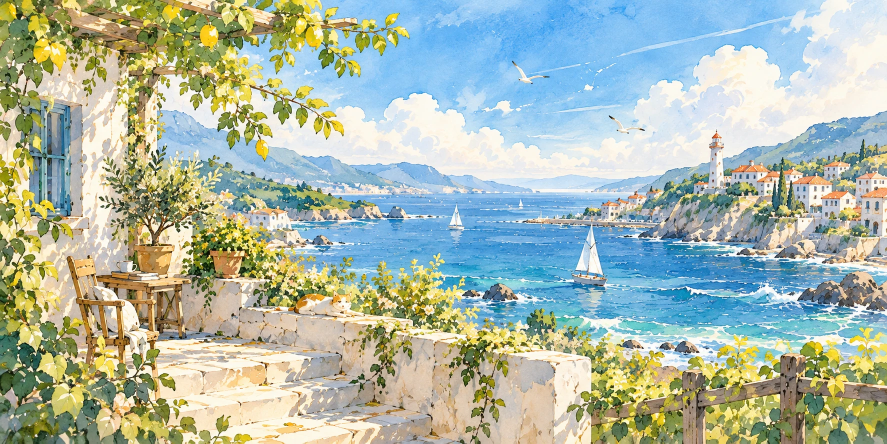
#> input picture site/assets/hero/hero-seaside-desktop.webp, 1774 x 887 px (shown at 1/2 size)
$ python -i prepare-assets.py   (imports and definitions only)
#> lines starting #> are read from the running program, lines starting #| are printed output that depends on the picture; after the words box and inside, x2 and y2 are one past the last pixel; in counts of white or black regions, pixels touching at a corner belong together
#> further down, picture is the input picture: PIL image 1774x887 RGB; mean R, G, B 171, 184.4, 169.8
"""把首页用到的美术素材从 art-resources 复制到 site/assets，并生成较小的响应式版本。

第三批（V3）透明素材另做修整：裁掉相邻物件的碎片，清除纸张四周残留的底色，再存为带透明通道的 WebP。
原始素材目录保持不变。重复运行会覆盖 site/assets 中生成的文件。
用法：python scripts/prepare-assets.py   （需要 Pillow）
"""
from collections import deque
from pathlib import Path
import shutil

from PIL import Image, ImageChops, ImageFilter

ROOT = Path(__file__).resolve().parent.parent
SRC = ROOT / "art-resources/qiyu-dev-art-assets-v1/qiyu-dev-art-assets/assets"
SRC_V3 = ROOT / "art-resources/qiyu-watercolor-assets-v3/assets/ready"
OUT = ROOT / "site/assets"

# 原样复制的文件
COPY = [
    "hero/hero-seaside-desktop.webp",
    "hero/hero-seaside-mobile-crop.webp",
    "covers/sea-cover.webp",
    "covers/breeze-cover-temp.webp",
    "decor/lemon-branch.png",
    "decor/seagull.png",
    "decor/sailboat.png",
    "decor/watercolor-cloud.png",
    "scenes/sea-watercolor-desktop.webp",
    "scenes/sea-watercolor-mobile.webp",
]

# 额外生成的缩小版本：(源文件, 目标宽度)
RESIZE = [
    ("hero/hero-seaside-desktop.webp", 1200),
    ("covers/sea-cover.webp", 800),
    ("covers/breeze-cover-temp.webp", 800),
]

# V3 素材：(源文件, 输出文件, 裁切框或 None, 是否清除边缘底色)
# 裁切框用来去掉拼版时压进来的相邻物件；清除底色从图片边缘向内泛洪，遇到纸张较深的毛边即停止。
V3 = [
    ("travel/coastal-postcard.png", "journal/postcard.webp", (6, 0, 385, 280), True),
    ("travel/folded-map.png", "journal/map.webp", (14, 0, 373, 444), True),
    ("travel/blue-washi-tape.png", "journal/washi-tape.webp", None, False),
    ("ocean/standing-seagull.png", "decor/perched-gull.webp", (0, 0, 240, 194), False),  # 只留到脚下，见 feet_only
]


# [39 lines left out: functions feet_only, solid_body, not called in this run]


def clear_backdrop(im: Image.Image) -> Image.Image:
    """把从边缘连通、颜色浅且低饱和的残留底色变成透明，并柔化边界。"""
    im = im.convert("RGBA")
    w, h = im.size
#> w = 1774; h = 887
    px = im.load()

    def is_backdrop(x, y):
        r, g, b, a = px[x, y]
        return a < 40 or (min(r, g, b) > 196 and max(r, g, b) - min(r, g, b) < 36)

    seen = bytearray(w * h)
    queue = deque()
    for x in range(w):
        queue.extend([(x, 0), (x, h - 1)])
    for y in range(h):
        queue.extend([(0, y), (w - 1, y)])
    while queue:
        x, y = queue.popleft()
        i = y * w + x
        if seen[i] or not is_backdrop(x, y):
            continue
        seen[i] = 1
        if x > 0: queue.append((x - 1, y))
        if x < w - 1: queue.append((x + 1, y))
        if y > 0: queue.append((x, y - 1))
        if y < h - 1: queue.append((x, y + 1))
#> this loop made 722152 passes
#> (x, y, i, r in is_backdrop, g in is_backdrop, b in is_backdrop) on passes 2 to 4: (0, 886, 1571764, 124, 142, 120), (1, 0, 1, 120, 126, 78), (1, 886, 1571765, 123, 140, 119)

    keep = Image.frombytes("L", (w, h), bytes(0 if v else 255 for v in seen))
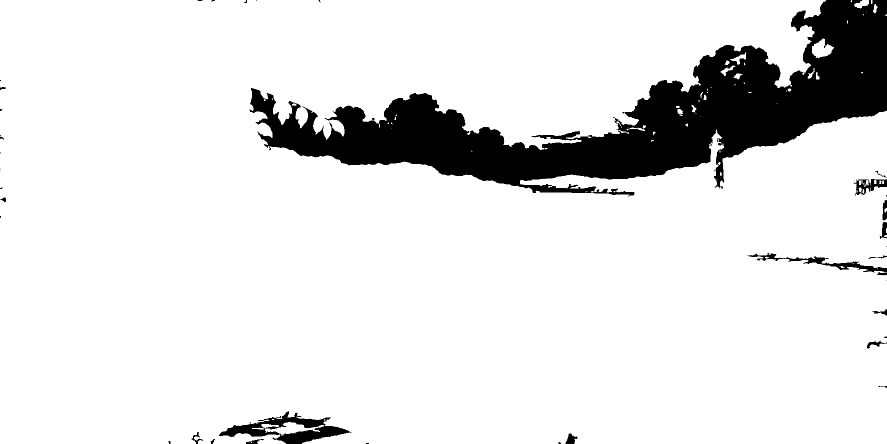
#> keep: PIL image 1774x887 L (shown at 1/2 size); 88.6% white; 41 black regions (22 under 20 px), largest, box (x1, y1, x2, y2) and area: (499, 0, 1774, 393) 167917, (438, 822, 703, 887) 6322, (1495, 505, 1774, 545) 2075
    keep = keep.filter(ImageFilter.MinFilter(3)).filter(ImageFilter.GaussianBlur(0.8))
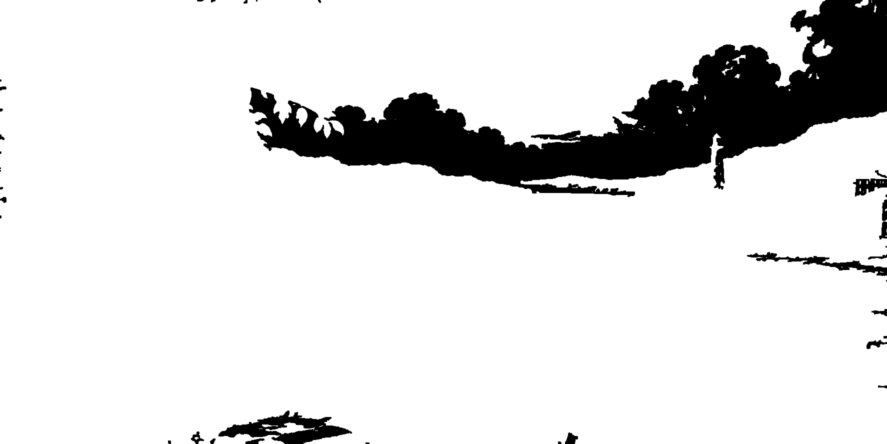
#> keep: PIL image 1774x887 L (shown at 1/2 size); min 0, max 255, mean 223.9
    im.putalpha(ImageChops.darker(im.getchannel("A"), keep))
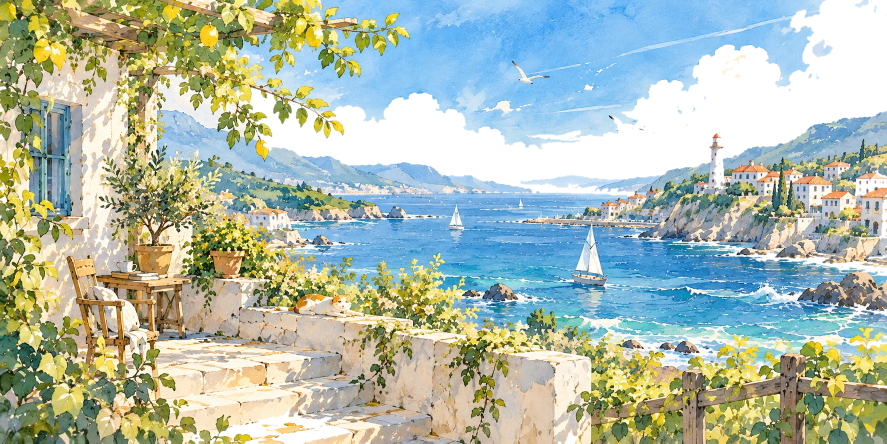
#> im: PIL image 1774x887 RGBA (shown at 1/2 size); mean R, G, B, A 171, 184.4, 169.8, 223.9; transparent parts drawn white
    return largest_piece(im)


def largest_piece(im: Image.Image) -> Image.Image:
    """只保留面积最大的一块不透明区域，去掉四周零星的碎屑。"""
    w, h = im.size
#> w = 1774; h = 887
    solid = im.getchannel("A").point(lambda v: 1 if v > 60 else 0).tobytes()
    label = [0] * (w * h)
    best, best_size, current = 0, 0, 0
    for start in range(w * h):
        if not solid[start] or label[start]:
            continue
        current += 1
        label[start] = current
        stack, size = [start], 0
        while stack:
            i = stack.pop()
            size += 1
            x, y = i % w, i // w
            for j in ((i - 1) if x > 0 else -1, (i + 1) if x < w - 1 else -1, i - w, i + w):
                if 0 <= j < w * h and solid[j] and not label[j]:
                    label[j] = current
                    stack.append(j)
        if size > best_size:
            best, best_size = current, size
#> after the loop, best = 1; best_size = 1381241; current = 65; label = 1573538 items
    piece = Image.frombytes("L", (w, h), bytes(255 if v == best else 0 for v in label))
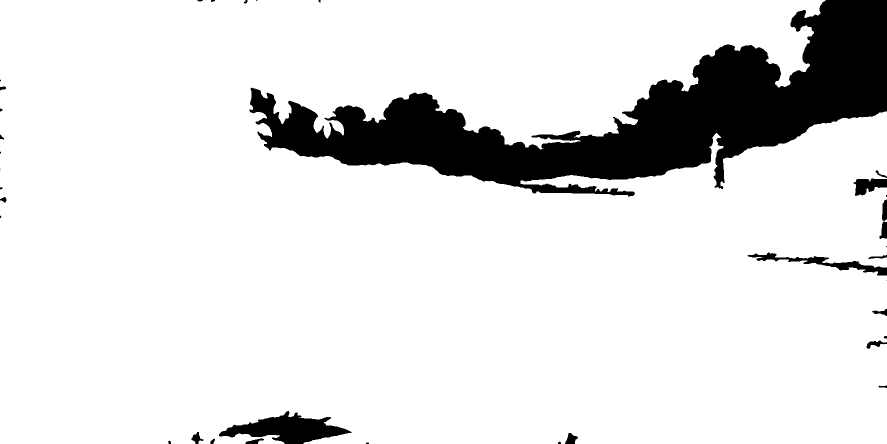
#> piece: PIL image 1774x887 L (shown at 1/2 size); 87.8% white; 37 black regions (13 under 20 px), largest, box (x1, y1, x2, y2) and area: (499, 0, 1774, 393) 176530, (438, 822, 703, 887) 8513, (1495, 505, 1774, 551) 2935
    piece = piece.filter(ImageFilter.MaxFilter(5)).filter(ImageFilter.GaussianBlur(1))
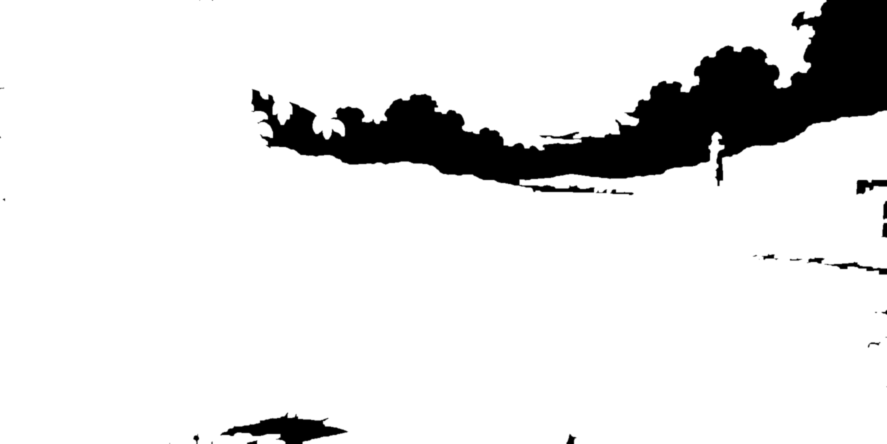
#> piece: PIL image 1774x887 L (shown at 1/2 size); min 0, max 255, mean 226.7
    im.putalpha(ImageChops.darker(im.getchannel("A"), piece))
    return im


# [30 lines left out: function main, not called in this run]


# [2 lines not run here, left out]

>>> from PIL import Image
>>> picture = Image.open('../site/assets/hero/hero-seaside-desktop.webp')
>>> result = clear_backdrop(picture)
